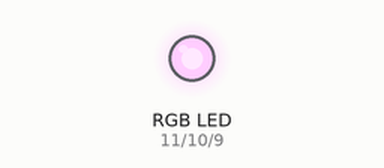
The sketch below on a simulated Arduino Uno, built with avr-gcc and run on an emulated ATmega328P. On the bench: an RGB LED mixed from three pins (HIGH = lit).

Above: at 0.1 s.
Timing chart, 0 to 1.6 s (numbered marks = the images above):
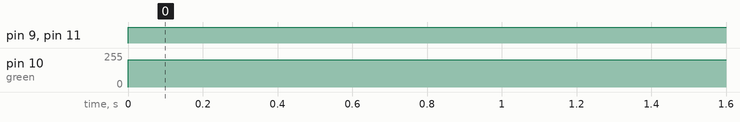

The sketch:

rgb_led.ino
```cpp
void setup() {}

int red = 11;
int green = 10;
int blue = 9;

void rgb(int r, int g, int b) {
  analogWrite(red, (255 - r));
  analogWrite(green, (255 - g));
  analogWrite(blue, (255 - b));
}

void loop() {
  rgb(0, 50, 0);
}
```

Measured:
- by itself, pin 9 (blue), pin 11 (red): LOW → HIGH at 0.00 s
- by itself, pin 10 (green): 0/255 → 205/255 at 0.00 s
